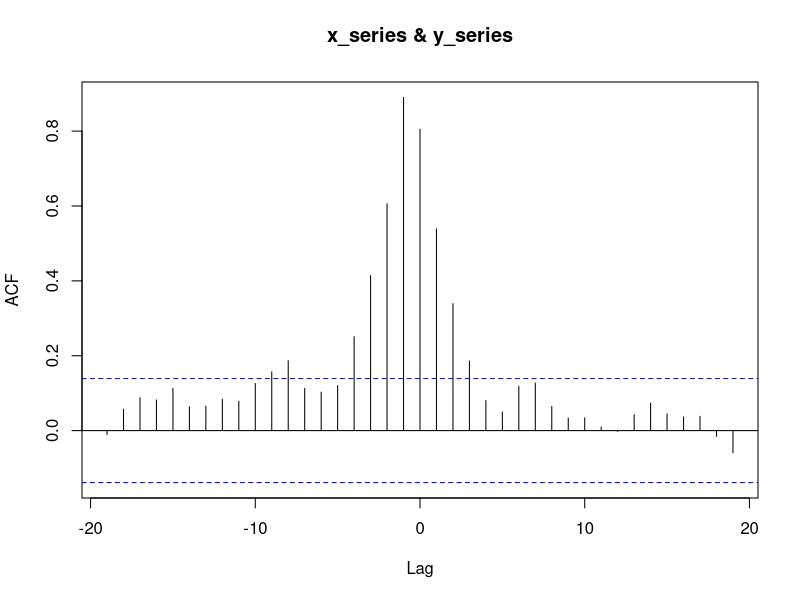
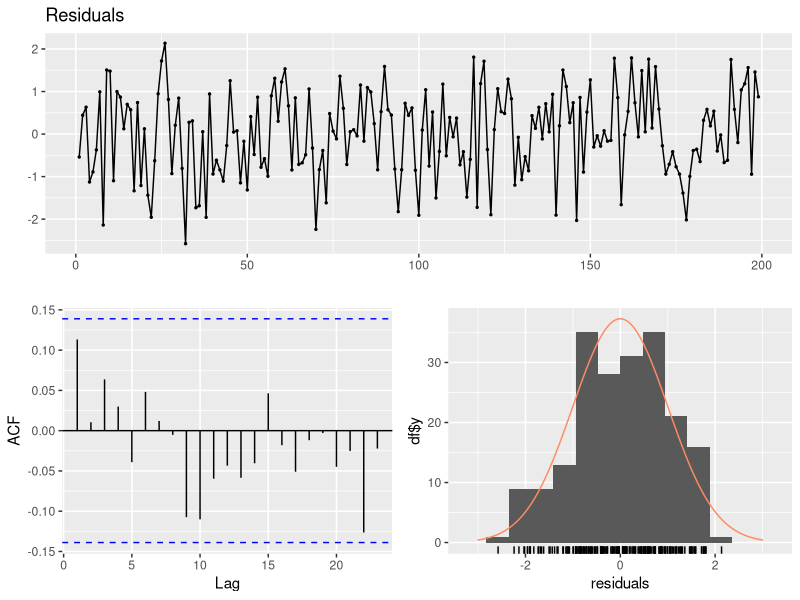
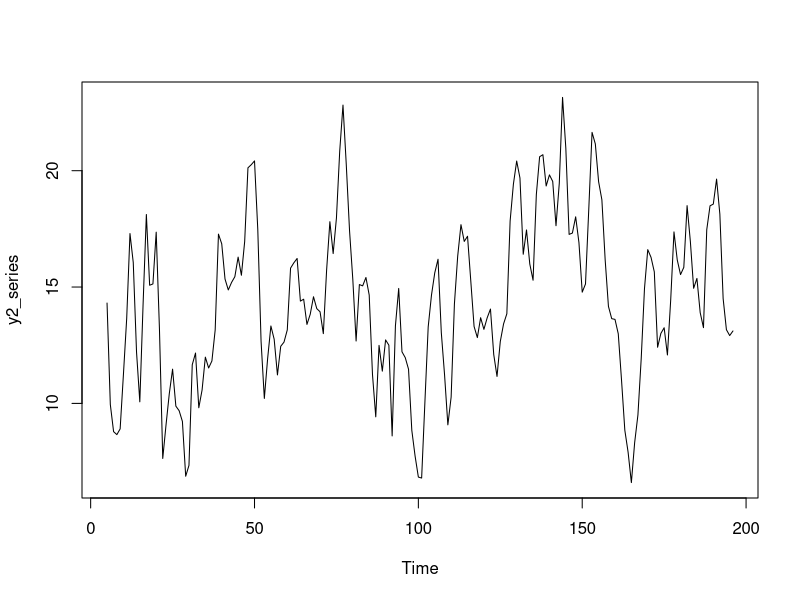
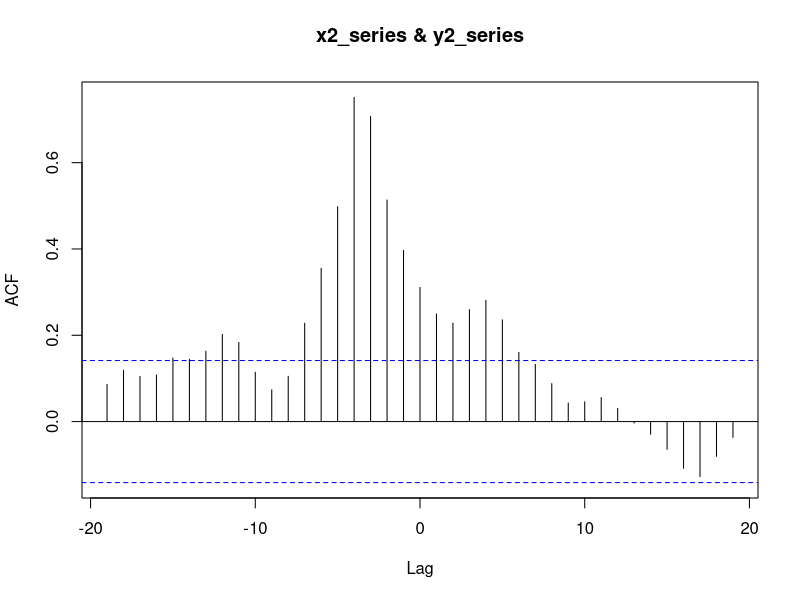
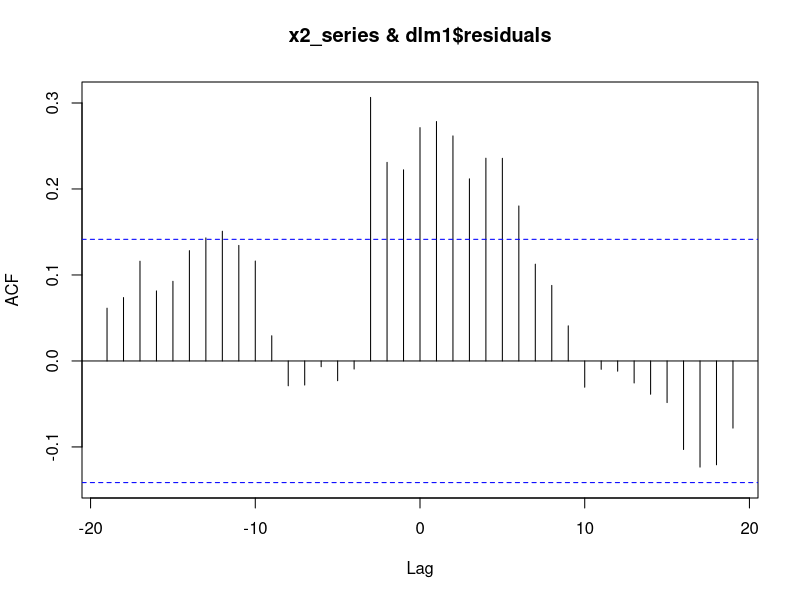
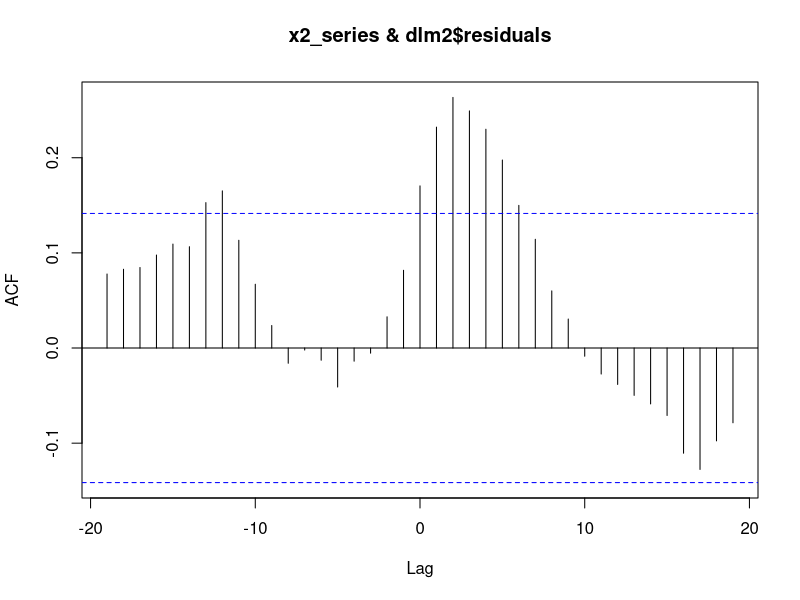
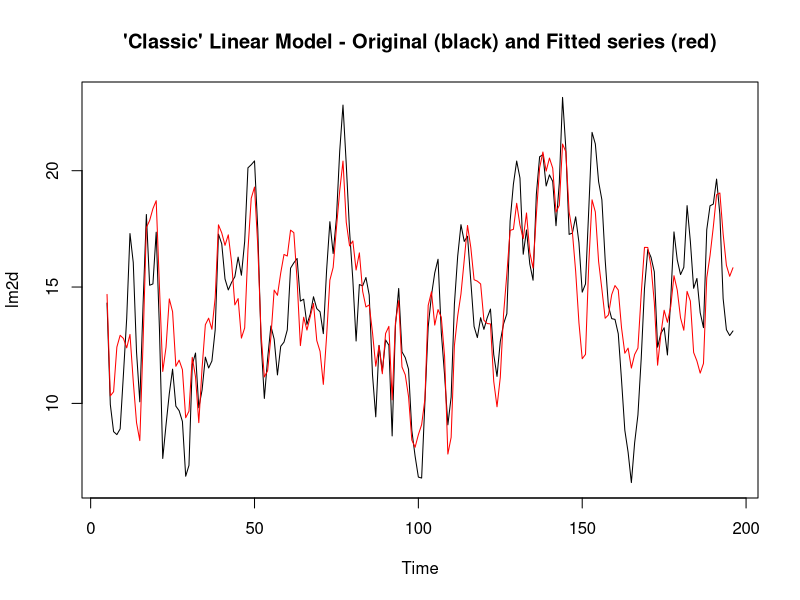
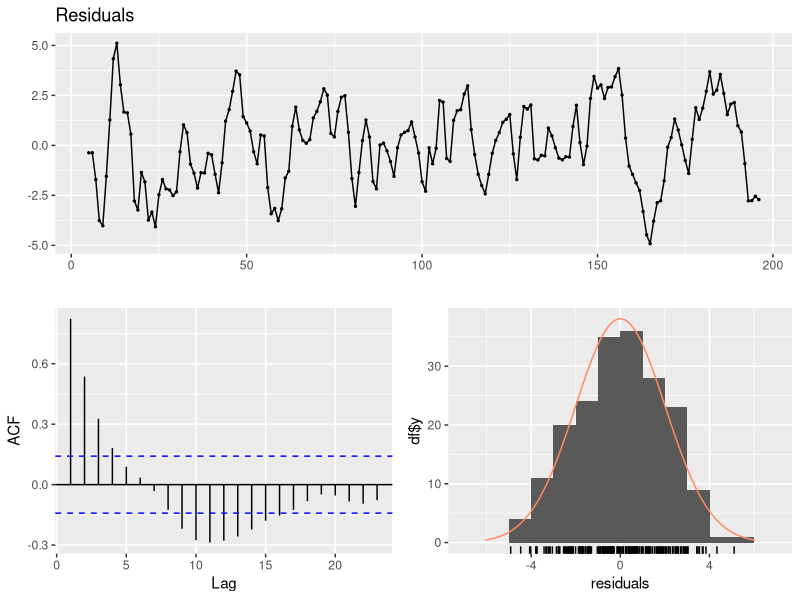

These figures' R source, in order:
############################
library(forecast); library(dynlm); library(lmtest) # nacteni knihoven
############################
### dynamicke linearni modely - jak modelovat zavislost mezi casovymi radami
## priklad pro umela data 
# generovani dat
set.seed(999)
x_series <- arima.sim(n = 200, list(order = c(1,0,0), ar = 0.7, sd=1)) # nasimulovany AR(1) proces
z <- ts.intersect(lag(x_series, 0), lag(x_series, -1))  # hodnoty rady x_series v case t a t-1
y_series <- 15 + 0.8*z[,1] + 1.5*z[,2] + rnorm(199,0,1) # kombinace aktualni a zpozdene hodnoty + nahodne chyby
xy_series <- ts.intersect(y_series, z) # datovy soubor s jednou zavislou a dvema znezavislymi promennymi
# jak vypada kroskorelacni funkce?
ccf(x_series, y_series) # nejvetsi zavislost o 1 krok dozadu
# model pomoci bezne linearni regrese
lm1 <- lm(xy_series[,1] ~ xy_series[,2] + xy_series[,3]); summary(lm1) # popis modelu
checkresiduals(lm1) # popis residui modelu, abychom mohli pouzit klasicky linearni model, musi byt residua normalni, s konstantnim rozptylem a NEKORELOVANA
  # nekorelovanosti residui se tyka i vypsany test (Breusch-Godfrey) je-li p-hodnota > alfa 0.05, pak residua jsou nekorelovana az do radu 10
# model pomoci dynamickeho modelovani
dlm1 <- dynlm(y_series ~ L(x_series, 0) + L(x_series, 1)); summary(dlm1) # stejny vysledek
### Jak pracovat s korelovanymi residui 
# generovani dat
set.seed(999)
x2_series <- arima.sim(n = 200, list(order = c(1,0,0), ar = 0.7, sd=1))
z2 <- ts.intersect(x2_series, lag(x2_series, -3), lag(x2_series, -4)) 
y2_series <- 15 + 0.8*z2[,2] + 1.5*z2[,3] 
y2_errors <- arima.sim(n = 196, list(order = c(1,0,1), ar = 0.6, ma = 0.6), sd=1)
y2_series <- y2_series + y2_errors
plot(y2_series) # zavisle promenna - casova rada
# chceme modelovat zavislost y2 na x2, nejprve hledame, zda je zavislost v case t nebo se zpozdenim
ccf(x2_series, y2_series)
(mc <- which.max(ccf(x2_series, y2_series, plot = F)$acf)) # maximalni korelace na 24 pozici
ccf(x2_series, y2_series, plot=F)$lag[mc] # se zpozdenim 4 kroku
# dynamicky model
dlm1 <- dynlm(y2_series ~ L(x2_series, 4))
summary(dlm1) # zavislost je prukazna, je to cela zavislost nebo jeste neco v datech zbylo?
ccf(x2_series, dlm1$residuals)
dlm2 <- dynlm(y2_series ~ L(x2_series, 3) + L(x2_series, 4))
summary(dlm2) # prukazna zavislost o 3 i 4 kroky zpet
ccf(x2_series, dlm2$residuals) # nyni uz v datech zadna zavislost neni
# vyznamnost koeficientu
lm2d <- ts.intersect(y2_series, dlm2$fitted.values)
plot.ts(lm2d, plot.type = "single", col=c("black","red"), lty=c(1,1), lwd=c(1,1), main = "'Classic' Linear Model - Original (black) and Fitted series (red)") 
  # jak model sedi na data
# kontrola residui
checkresiduals(dlm2) # autokorelovana residua
dlm3 <- dynlm(y2_series ~ L(x2_series, 3) + L(x2_series, 4)+ L(y2_series, -1))
summary(dlm3) # prukazna zavislost o 3 i 4 kroky zpet
checkresiduals(dlm3) # nekorelovana residua, dobry model
# do modelu pridame autokorelovana residua
x2Lagged <- cbind(xLag0 = x2_series, xLag3 = lag(x2_series, -3), xLag4 = lag(x2_series, -4))
xy2_series <- ts.union(y2_series, x2Lagged) # matice se zavisle promennou a posunutymi nezavisle promennymi
# do prikazu auto.arima muzeme pridat i matici regresoru
arima1 <- auto.arima(xy2_series[,1], xreg = xy2_series[,3:4]); arima1
# jak vypadaji residua tohoto modelu
checkresiduals(arima1) # ok
# zakresleni modelu do dat
arima1d <- ts.intersect(na.omit(xy2_series[,1]), arima1$fitted)
plot.ts(arima1d, plot.type = "single", col=c("black","red"), lty=c(1,1), lwd=c(1,1), main = "ARIMA errors model - Original (black) and Fitted series (red)") 
# vyznamnost koeficientu ARIMA modelu
coeftest(arima1)
########################
### Samostatne 
# hledejte optimalni model pro radu ozonu v datech airquality v zavislosti na ostatnich promennych
data("airquality")
par(mfrow = c(2, 2)); plot(ts(airquality$Wind)); plot(ts(airquality$Solar.R)); plot(ts(airquality$Temp)); plot(ts(airquality$Ozone)); par(mfrow = c(1, 1))
aq <- na.omit(airquality)
ozon <- ts(aq$Ozone)
plot(ozon, main = "Ozone levels in New York", ylab = "Ozone (ppb)", xlab = "Day")
par(mfrow = c(2, 2)); acf(aq$Ozone, na.action = na.pass); ccf(aq$Solar.R, aq$Ozone, na.action = na.pass); ccf(aq$Temp, aq$Ozone, na.action = na.pass); ccf(aq$Wind, aq$Ozone, na.action = na.pass); par(mfrow = c(1, 1))
mod1 <- lm(Ozone ~ Temp + Wind + Solar.R, data = na.omit(airquality)); summary(mod1)
checkresiduals(mod1)
par(mfrow = c(2, 2)); plot(mod1); par(mfrow = c(1, 1))
mod2 <- lm(Ozone ~  Solar.R + poly(Temp, 2) + poly(Wind, 2), data = na.omit(airquality)); summary(mod2)
checkresiduals(mod2)
par(mfrow = c(2, 2)); plot(mod2); par(mfrow = c(1, 1))
mod3 <- lm(log(Ozone) ~ Solar.R + Wind + Temp, data = na.omit(airquality)); summary(mod3)
checkresiduals(mod3)
plot(log(airquality$Ozone) ~ airquality$Temp)
plot(log(airquality$Ozone) ~ airquality$Wind)
plot(log(airquality$Ozone) ~ airquality$Solar.R)
m_ozon <- dynlm(ts(Ozone) ~ ts(Temp) + ts(Wind) + ts(Solar.R), data = ts(na.omit(airquality)))
summary(m_ozon)
checkresiduals(m_ozon)
auto.arima(na.omit(airquality)$Ozone, xreg = ts(na.omit(airquality)[,c(3,4,5)]))
########################
data("M1Germany")
head(M1Germany) # ekonomicka ctvrtletni data z Nemecka, M1 index "financni zasoby"
plot(M1Germany$logm1) # casova rada s trendem a sezonnosti, jak pro ni najit optimalni model?
# autokorelacni funkce
par(mfrow = c(2, 1)); acf(M1Germany$logm1, na.action = na.pass); pacf(M1Germany$logm1, na.action = na.pass); par(mfrow = c(1, 1)) # je videt vysoka autokorelovanost (diky trendu)
# zavislost na ostatnich raddach
par(mfrow = c(3, 1)); ccf(M1Germany$logprice, M1Germany$logm1, na.action = na.pass); ccf(M1Germany$loggnp, M1Germany$logm1, na.action = na.pass)
ccf(M1Germany$interest, M1Germany$logm1, na.action = na.pass)
par(mfrow = c(1, 1)) # je videt vysoka korelovanost s ostatnimi radami s logprice a loggnp s nulovym zpozdenim s interest se zpozdenim 4 roky
# model pro radu jako takovou - z minula
plot(decompose(M1Germany$logm1))
m1 <- dynlm(M1Germany$logm1 ~ trend(M1Germany$logm1) + season(M1Germany$logm1))
summary(m1) # odhady koeficientu trendu i sezonni slozky
checkresiduals(m1) # residua jsou korelovana, je treba pridat jeste cast arima
# potrebuji matici "vysvetlujicich promennych tohoto modelu
zavisla <- m1$model[,1]
x.reg1 <- m1$model[,2:3]
x.reg2 <- cbind("trend" = x.reg1[,1],"Q2" = ifelse(x.reg1[,2] == "Q2", 1, 0), "Q3" = ifelse(x.reg1[,2] == "Q3", 1, 0),"Q4" = ifelse(x.reg1[,2] == "Q4", 1, 0))
x.reg3 <- as.matrix(x.reg2) # auto.arima potrebuje regresory ve tvaru matice
m2 <- auto.arima(zavisla, xreg = x.reg3)
summary(m2) # vysledny model
checkresiduals(m2)
###########################
# ještě jednou se podivame na zavislost na ostatnich radach, jestli tam jeste neco nezbyld
# zavislost na ostatnich promennych
m3 <- dynlm(M1Germany$logm1 ~ M1Germany$logprice + M1Germany$loggnp + M1Germany$interest) # zavislost v aktualnim case
summary(m3) # shrnuti modelu
# ale neni lepsi brat i promenne interest zavislost se zpozdenim?
m4 <- dynlm(M1Germany$logm1 ~ M1Germany$logprice + M1Germany$loggnp + L(M1Germany$interest, -4)) # zpozdeni o 4 kroky
summary(m4) # nevypada to
checkresiduals(m4) 
acf(m3$residuals) # mam korelovana residua, musim pridat jeste cast arima
# vytvoreni matice regresoru
x.reg <- as.matrix(M1Germany[,2:4])
m5 <- auto.arima(M1Germany$logm1, xreg = x.reg)
summary(m5)               
coeftest(m5) # vsechny koeficienty modelu jsou vyznamne
acf(m5$residuals, na.action = na.pass) # nekorelovana residua - dobry model
checkresiduals(m5)
# auto arima
m6 <- auto.arima(M1Germany$logm1); summary(m6)
acf(m6$residuals, na.action = na.pass) # nekorelovana residua - dobry model
m6 <- auto.arima(M1Germany$logm1, ic = "bic"); summary(m6)
acf(m6$residuals, na.action = na.pass) # tento model je lepší 
# ktery model je nejlepsi?
BIC(m1); BIC(m2); BIC(m3); BIC(m5); BIC(m6) # m2 a m5 jsou srovnatelne
plot(M1Germany$logm1); lines(m2$fitted, col = 2); lines(m5$fitted, col = 3) # oba modely sedi dobre
# predpovedi
# mohu pocitat jen pro model m2, pro model m5 nemam hodnoty regresoru
newd1 <- data.frame("trend" = seq(36.25, 38, by = 0.25), "Q2" = c(0,1,0,0,0,1,0,0), "Q3" = c(0,0,1,0,0,0,1,0), "Q4" = c(0,0,0,1,0,0,0,1))
newd2 <- as.matrix(newd1)
f2 <- forecast(m2, xreg = newd2); plot(f2); f2 # vykresleni a vypsani predpovedi s intervaly spolehlivosti
#############################
### Samostatne
# pouzijte databazi EuStockMarkets a zkuste najit optimalni model pro index DAX, databaze burzovnich indexu
plot(EuStockMarkets[,1])
dax <- EuStockMarkets[, 1]
par(mfrow = c(3, 1)); ccf(EuStockMarkets[,2], dax, main = "DAX vs SMI (Švýcarsko)"); ccf(EuStockMarkets[,3], dax, main = "DAX vs CAC (Francie)")
ccf(EuStockMarkets[,4], dax, main = "DAX vs FTSE (Británie)"); par(mfrow = c(1, 1)) # obrovské korelace v čase 0
m1 <- dynlm(dax ~ EuStockMarkets[,2] + EuStockMarkets[,3] + EuStockMarkets[,4]) # zavislost v aktualnim case
summary(m1) # shrnuti modelu
checkresiduals(m1) # nekorelovana residua, dobry model
# sezonnost si vyzkousejte na rade
plot(UKgas)
# nactete data EMG a hledejte optimalni model pro radu iEMG
